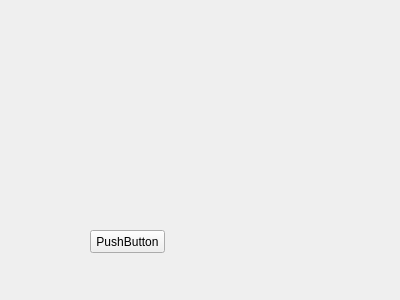
<?xml version="1.0" encoding="UTF-8"?>
<ui version="4.0">
 <class>Widget</class>
 <widget class="QWidget" name="Widget">
  <property name="geometry">
   <rect>
    <x>0</x>
    <y>0</y>
    <width>400</width>
    <height>300</height>
   </rect>
  </property>
  <property name="windowTitle">
   <string>Widget</string>
  </property>
  <widget class="QPushButton" name="pushButton">
   <property name="geometry">
    <rect>
     <x>90</x>
     <y>230</y>
     <width>75</width>
     <height>23</height>
    </rect>
   </property>
   <property name="text">
    <string>PushButton</string>
   </property>
  </widget>
 </widget>
 <layoutdefault spacing="6" margin="11"/>
 <resources/>
 <connections/>
</ui>
